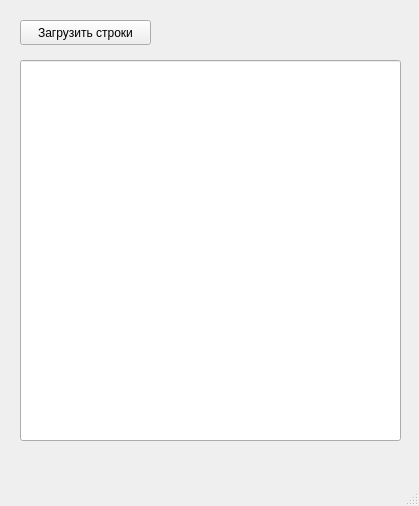
<?xml version="1.0" encoding="UTF-8"?>
<ui version="4.0">
 <class>MainWindow</class>
 <widget class="QMainWindow" name="MainWindow">
  <property name="geometry">
   <rect>
    <x>0</x>
    <y>0</y>
    <width>419</width>
    <height>506</height>
   </rect>
  </property>
  <property name="windowTitle">
   <string>MainWindow</string>
  </property>
  <widget class="QWidget" name="centralwidget">
   <widget class="QPushButton" name="pushButton">
    <property name="geometry">
     <rect>
      <x>20</x>
      <y>20</y>
      <width>131</width>
      <height>25</height>
     </rect>
    </property>
    <property name="text">
     <string>Загрузить строки</string>
    </property>
   </widget>
   <widget class="QLineEdit" name="lineEdit">
    <property name="geometry">
     <rect>
      <x>20</x>
      <y>60</y>
      <width>381</width>
      <height>381</height>
     </rect>
    </property>
   </widget>
  </widget>
  <widget class="QMenuBar" name="menubar">
   <property name="geometry">
    <rect>
     <x>0</x>
     <y>0</y>
     <width>419</width>
     <height>22</height>
    </rect>
   </property>
  </widget>
  <widget class="QStatusBar" name="statusbar"/>
 </widget>
 <resources/>
 <connections/>
</ui>
